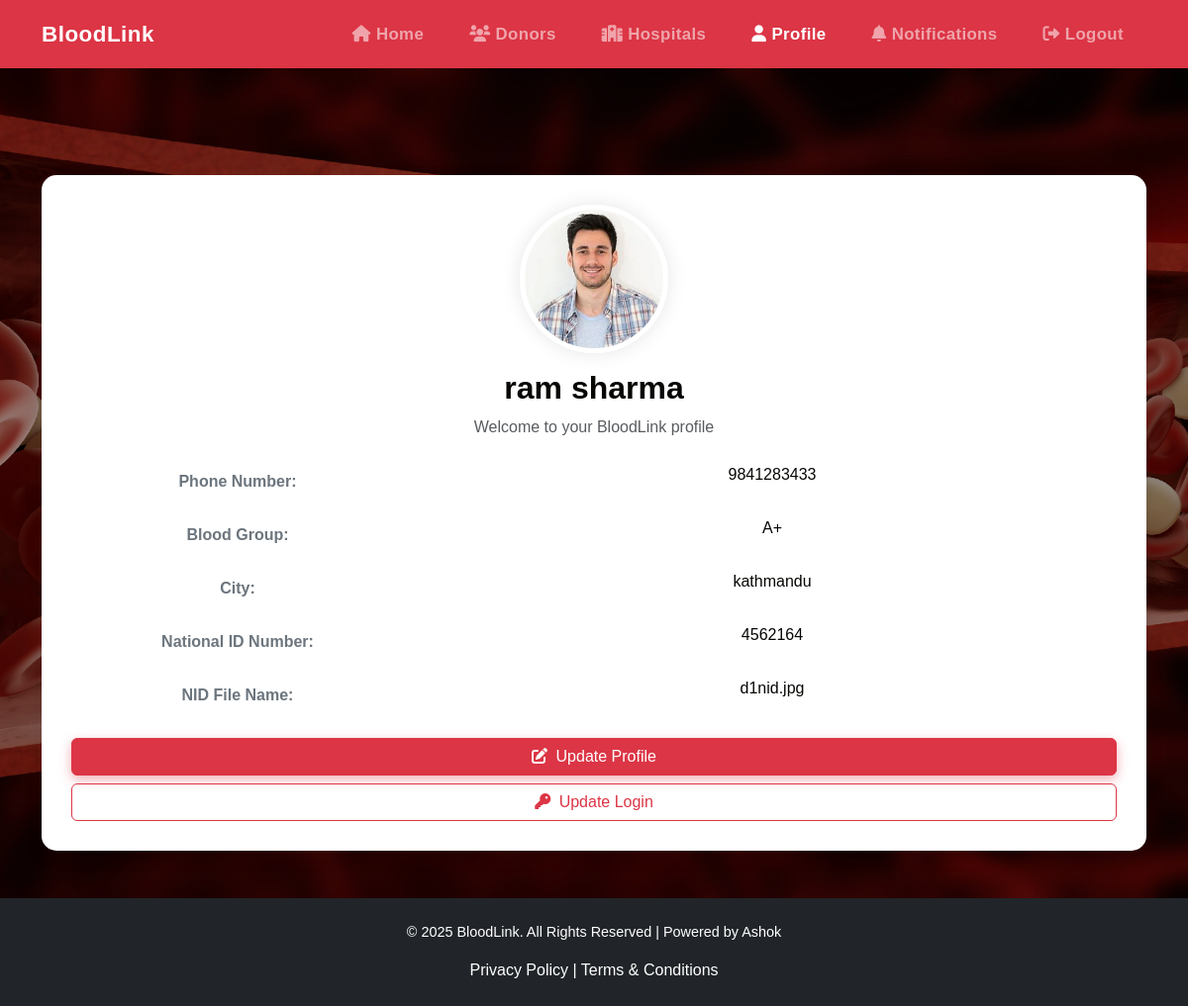
Page /BloodManagementSystem/seekers/seeker_profile.php (signed in) on the committed database.
### tables this page shows
CREATE TABLE `seekers` (
  `user_id` int(11) NOT NULL,
  `name` varchar(100) NOT NULL,
  `phone_number` varchar(15) DEFAULT NULL,
  `blood_group_needed` varchar(5) NOT NULL,
  `city` varchar(100) NOT NULL,
  `national_id_number` varchar(50) NOT NULL,
  `national_id_photo` varchar(255) DEFAULT NULL,
  `seeker_photo` varchar(255) DEFAULT NULL,
  PRIMARY KEY (`user_id`),
  CONSTRAINT `seekers_ibfk_1` FOREIGN KEY (`user_id`) REFERENCES `users` (`id`)
);

### BloodManagementSystem/seekers/seeker_profile.php (the view, shortened to what this page needs)
<?php
include('../includes/db.php');
$user_id = $_SESSION['user_id'];
$query = "SELECT * FROM seekers WHERE user_id = $user_id";
$result = mysqli_query($conn, $query);
$seeker = mysqli_fetch_assoc($result);
?>
<!DOCTYPE html>
<html lang="en">
<head>
    <link href="https://cdn.jsdelivr.net/npm/bootstrap@5.3.0/dist/css/bootstrap.min.css" rel="stylesheet">
    <link href="https://cdnjs.cloudflare.com/ajax/libs/font-awesome/6.0.0/css/all.min.css" rel="stylesheet">
    <link href="../style.css" rel="stylesheet">
</head>
<body>
<nav class="navbar navbar-expand-lg navbar-dark bg-danger" >
    <div class="container">
        <a class="navbar-brand" href="../dashboard/seekerdash.php">BloodLink</a>
        <div class="collapse navbar-collapse justify-content-end custom-collapse" id="navbarNav">
            <ul class="navbar-nav">
                <li class="nav-item"><a class="nav-link" href="../dashboard/seekerdash.php"><i class="fas fa-home"></i> Home</a></li>
                    <li class="nav-item"><a class="nav-link" href="../donors/list_donors_for_seekers.php"><i class="fas fa-users"></i> Donors</a></li>
                    <li class="nav-item"><a class="nav-link" href="../hospital/hospital_with_bloodstock.php"><i class="fas fa-hospital"></i> Hospitals</a></li>
                    <li class="nav-item"><a class="nav-link active" href="../seekers/seeker_profile.php"><i class="fas fa-user"></i> Profile</a></li>
                    <li class="nav-item"><a class="nav-link" href="../notifications/notification_seeker.php"><i class="fas fa-bell"></i> Notifications</a></li>
                    <li class="nav-item"><a class="nav-link" href="../logout.php"><i class="fas fa-sign-out-alt"></i> Logout</a></li>
            </ul>
        </div>
    </div>
</nav>
 <div class="request-wrapper">
<section class="profile-section py-5">
  <div class="container d-flex justify-content-center text-center">
    <div class="profile-card col-md-4 text-center">
      <div class="text-center mb-4">
          <img src="../uploads/seeker_photos/<?= $seeker['seeker_photo'] ?: 'images/user-profile.png' ?>" alt="Seeker Photo" class="profile-photo mb-3">
          <h2 class="fw-bold"><?= htmlspecialchars($seeker['name']) ?></h2>
          <p class="text-muted">Welcome to your BloodLink profile</p>
      </div>
      <div class="row mb-3">
          <label class="col-sm-4 col-form-label detail-label">Phone Number:</label>
          <div class="col-sm-8"><?= htmlspecialchars($seeker['phone_number']) ?></div>
      </div>
      <div class="row mb-3">
          <label class="col-sm-4 col-form-label detail-label">Blood Group:</label>
          <div class="col-sm-8"><?= htmlspecialchars($seeker['blood_group_needed']) ?></div>
      </div>
      <div class="row mb-3">
          <label class="col-sm-4 col-form-label detail-label">City:</label>
          <div class="col-sm-8"><?= htmlspecialchars($seeker['city']) ?></div>
      </div>
      <div class="row mb-3">
          <label class="col-sm-4 col-form-label detail-label">National ID Number:</label>
          <div class="col-sm-8"><?= htmlspecialchars($seeker['national_id_number']) ?></div>
      </div>
      <div class="row mb-4">
          <label class="col-sm-4 col-form-label detail-label">NID File Name:</label>
          <div class="col-sm-8">
              <?php
              if (!empty($seeker['national_id_photo'])) {
                  echo basename($seeker['national_id_photo']);
              } else {
                  echo '<span class="text-muted">No file uploaded</span>';
              }
              ?>
          </div>
      </div>
        <div class="text-center d-flex flex-column gap-2">
            <a href="update_seeker.php?user_id=<?= $seeker['user_id'] ?>" class="btn btn-danger">
                <i class="fas fa-edit me-1"></i> Update Profile
            </a>
            <a href="../updatelogin.php" class="btn btn-outline-danger">
                <i class="fas fa-key me-1"></i> Update Login
            </a>
        </div>
    </div>
  </div>
</section>
</div>
<footer class="bg-dark text-white text-center py-4">
  <div class="container">
    <p>&copy; <?= date('Y') ?> BloodLink. All Rights Reserved | Powered by Ashok</p>
    <a href="#" class="text-white">Privacy Policy</a> |
    <a href="#" class="text-white">Terms & Conditions</a>
  </div>
</footer>
</body>
</html>

### BloodManagementSystem/style.css (style rules this page uses)
body { font-family: 'Arial', sans-serif; color: #070603; }
@media (min-width: 992px) { .navbar-nav .nav-link { margin: 0 15px; font-weight: 600; font-size: 1.05rem; letter-spacing: 0.4px; transition: color 0.3s ease; } }
.navbar { padding-top: 0.8rem; padding-bottom: 0.8rem; }
.navbar-brand { font-weight: 700; font-size: 1.4rem; letter-spacing: 0.5px; }
footer { background-color: #070603; }
footer p { font-size: 0.9rem; }
footer a { color: #B79455; text-decoration: none; }

### BloodManagementSystem/seekers/seeker_profile.php (style rules this page uses)
.profile-photo { width: 150px; height: 150px; object-fit: cover; border-radius: 50%; border: 5px solid #fff; box-shadow: 0 0 20px rgba(0, 0, 0, 0.1); }
.detail-label { font-weight: 600; color: #6c757d; }
.profile-card { background: #fff; border-radius: 15px; padding: 30px; box-shadow: 0 6px 18px rgba(0, 0, 0, 0.1); width: 100%; }
.btn-danger { box-shadow: 0 4px 12px rgba(220, 53, 69, 0.4); }
.request-wrapper { background: url('../images/savelife.jpg') no-repeat center center; background-size: cover; min-height: 100vh; position: relative; z-index: 0; padding-top: 60px; }
.request-wrapper::before { content: ""; position: absolute; inset: 0; background: rgba(0, 0, 0, 0.4); z-index: 1; }
.request-wrapper .container { position: relative; z-index: 2; }

### rows in the picture
seekers: seeker_photo (picture), name "ram sharma", phone_number "9841283433", blood_group_needed "A+", city "kathmandu", national_id_number "4562164", national_id_photo "d1nid.jpg"
